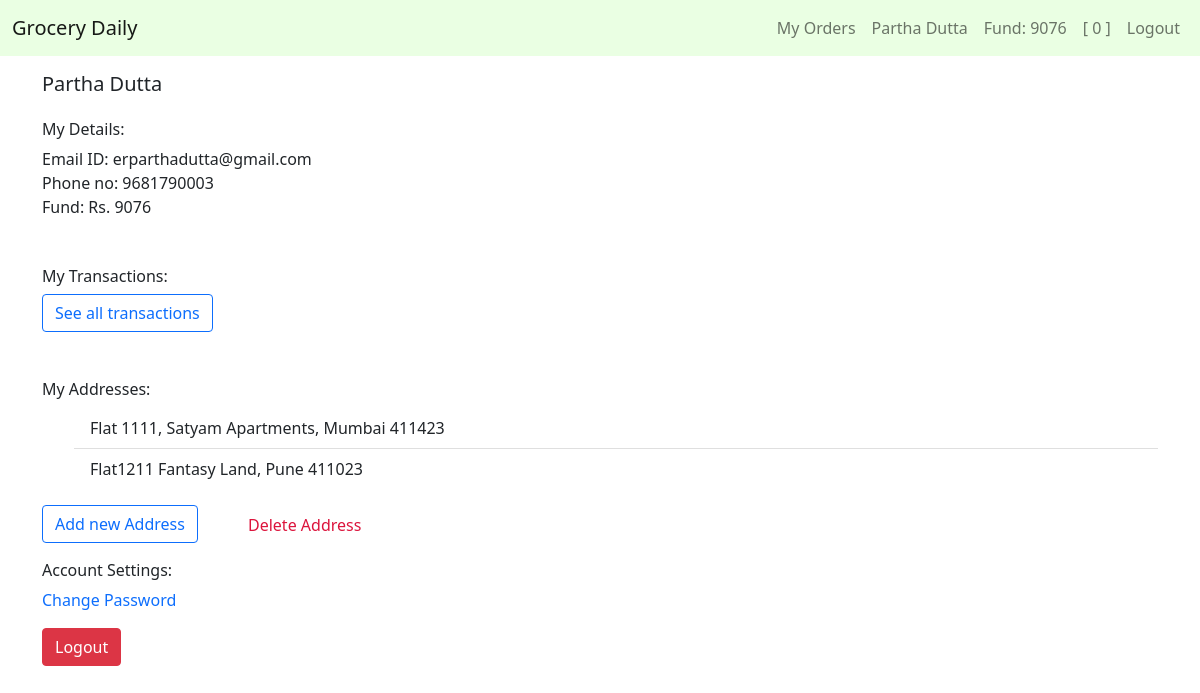
Before: /account (signed in) with the older database file.
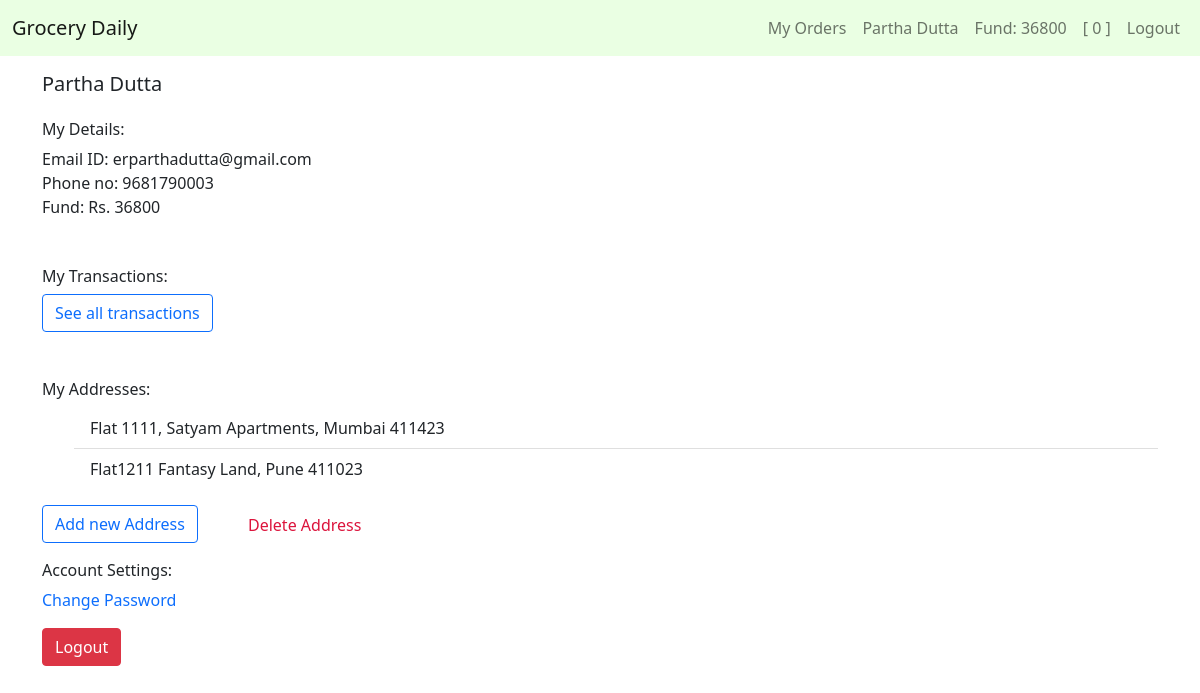
After: the same page with the newer database file.
### tables this page shows
CREATE TABLE users (user_id INTEGER PRIMARY KEY AUTOINCREMENT NOT NULL, name TEXT NOT NULL, email TEXT NOT NULL, phone INTEGER NOT NULL, hash TEXT NOT NULL, cash NUMERIC DEFAULT 0.00);

### app.py (the view)
@app.route("/account", methods=["GET", "POST"])
@login_required
def account():
    user_id = session["user_id"]
    user_data = db.execute("SELECT * FROM users WHERE user_id = ?;", user_id)
    address = db.execute("SELECT address FROM address WHERE user_id= ?", f'{user_id}')
    address = address[0]['address']
    address = json.loads(address)
    return render_template("account.html", user_data=user_data, address=address)

### app.py (called while the page is built)
@app.after_request
def after_request(response):
    response.headers["Cache-Control"] = "no-cache, no-store, must-revalidate"
    response.headers["Expires"] = 0
    response.headers["Pragma"] = "no-cache"
    return response

def login_required(f):
    @wraps(f)
    def decorated_function(*args, **kwargs):
        if session.get("user_id") is None:
            return redirect("/login")
        return f(*args, **kwargs)
    return decorated_function

### templates/account.html (shortened to what this page needs)
{% extends "layout.html" %}
{% block user %}
    {{ user_data[0]["name"] }}
{% endblock %}
{% block fund %}
    Fund: {{ user_data[0]["cash"] }}
{% endblock %}
{% block cart %}
    {{ cart|length }}
{% endblock %}
{% block main %}
    <div class="container mt-3">
        <div class="row justify-content-center">
            <div class="col-12">
                <h5>{{user_data[0]['name']}}</h5>
            </div>
        </div>
    </div>
    <div class="container mt-3">
        <div class="row justify-content-center">
            <div class="col-12">
                <h6>My Details:</h6>
            </div>
        </div>
        <div class="row justify-content-start">
            <div class="col-12">
                Email ID: {{user_data[0]['email']}}
            </div>
            <div class="col-12">
                Phone no: {{user_data[0]['phone']}}
            </div>
            <div class="col-12">
                Fund: Rs. {{user_data[0]['cash']}}
            </div>
        </div>
    </div>
    <div class="container mb- mt-5">
        <div class="row justify-content-start">
            <div class="col-12">
                <h6>My Transactions:</h6>
            </div>
            <div class="col-lg-4 col-12">
                <a class = "btn btn-outline-primary" href="/transactions">See all transactions</a>
            </div>
        </div>
    </div>
    <div class="container mb- mt-5">
        <div class="row justify-content-start">
            <div class="col-12">
                <h6>My Addresses:</h6>
            </div>
        </div>
        <div class="row" id="address_list" style="display: block;">
            <div class="col-lg-12 col-12">
                <ul class="list-group-flush">
                    {% for i in address %}
                        <li class="list-group-item">{{ i['address'] }}</li>
                    {% endfor %}
                </ul>
            </div>
        </div>
        <div class="row">
            <div class="col-lg-2 col-6" id="add_address">
                <form action="/add_address" method="get">
                    <button class="btn btn-outline-primary" type="submit">Add new Address</button>
                </form>
            </div>
            <div class="col-lg-2 col-6" id="delete_address">
                <a class="nav-link"><span style="color:crimson; cursor:pointer"> Delete Address </span></a>
            </div>
        </div>
    </div>
    <div class="container mb-3 mt-3">
        <div class="row justify-content-start">
            <div class="col-12">
                <h6>Account Settings:</h6>
            </div>
        </div>
        <div class="row mt-3justify-content-start">
            <div class="col-12">
                <a style="text-decoration: none" href="/change_password"><span>Change Password</span></a>
            </div>
        </div>
        <div class="row mt-3 justify-content-start">
            <div class="col-12">
                <a type="button" class = "btn btn-danger"style="text-decoration: none" href="/logout"><span style="color: white;">Logout</span></a>
            </div>
        </div>
    </div>
{% endblock %}

Changed rows visible on the page:
changed users "Partha Dutta": cash "9076" → "36800"
